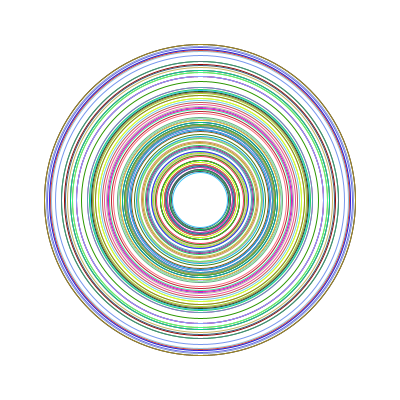
Frame 1 (no input)
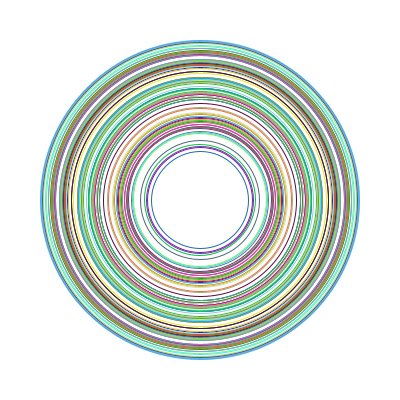
Frame 60 (the mouse pressed at the canvas centre just before this capture)
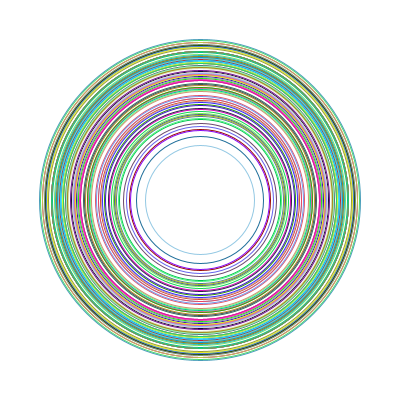
Frame 120 (the mouse held since frame 60 and released just before this capture)

The Processing sketch that drew these frames (run headless with seeded random() and noise(); from frame 60 on, the mouse is pressed at the canvas centre):

// Processing sketch: opticle_illusion
// ── opticle_illusion.pde
int numCircles = 100;
float[] currentSizes;
float[] speeds;
color[] colors;

void setup() {
  size(400, 400);
  background(255);
  noFill();
  
  // arrays for sizes, speeds, and colors
  currentSizes = new float[numCircles];
  speeds = new float[numCircles];
  colors = new color[numCircles];
  
  // randomize speed, colors, size
  for (int i = 0; i < numCircles; i++) {
    currentSizes[i] = random(50, min(width, height) * 0.8);
    speeds[i] = random(0.5, 2); 
    colors[i] = color(random(255), random(255), random(255)); 
  }
}

void draw() {
  background(255);
  
  // 
  for (int i = 0; i < numCircles; i++) {
    currentSizes[i] += speeds[i];
    
    // if size reaches certain smth then switch direction
    if (currentSizes[i] >= min(width, height) * 0.8 || currentSizes[i] <= 50) {
      speeds[i] *= -1;
    }
    
    // current size and color
    float x = width / 2;
    float y = height / 2;
    stroke(colors[i]);
    ellipse(x, y, currentSizes[i], currentSizes[i]);
  }
}
